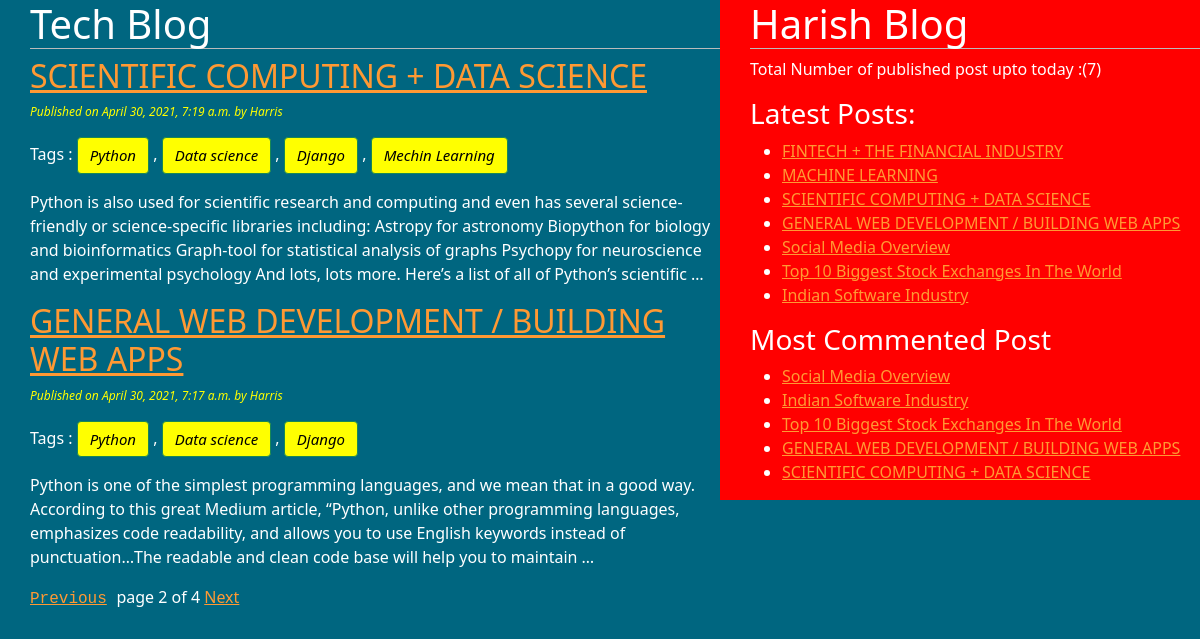
Screenshot of /?page=2 with the database file from the repository.
### blogapp/models.py (models this page shows, shortened)
class Post(models.Model):
    STATUS_CHOICES = (('draft','Draft'),('published','Published'))
    title = models.CharField(max_length = 250)
    slug = models.SlugField(max_length = 250,unique_for_date = 'publish')
    author = models.ForeignKey(User,related_name ='blog_posts',on_delete =models.CASCADE)
    body = models.TextField()
    publish = models.DateTimeField(default = timezone.now)
    created = models.DateTimeField(auto_now_add = True)
    updated = models.DateTimeField(auto_now = True)
    status = models.CharField(max_length = 10,choices = STATUS_CHOICES,default='draft')
    objects = CustomManager()
    tags = TaggableManager()
    class Meta:
        ordering = ('-publish',)
    def get_absolute_url(self):
        return reverse('post_detail',args=[self.publish.strftime('%d'),self.publish.strftime('%m'),self.publish.year,self.slug])

### blogapp/views.py (the view)
# urls.py: path('',views.post_view),
def post_view(request,tag_slag = None):
    post_list = Post.objects.all()
    tag = None
    if tag_slag:
        tag = get_object_or_404(Tag,slug=tag_slag)
        post_list = post_list.filter(tags__in=[tag])
    paginator =Paginator(post_list,2)
    page_number = request.GET.get('page')
    try:
        post_list = paginator.page(page_number)
    except PageNotAnInteger:
        post_list = paginator.page(1)
    except EmptyPage:
        post_list = paginator.page(paginator.num_pages)
    return render (request,'testapp/post_list.html',{'post_list':post_list,'tag':tag})

### blogapp/models.py (called while the page is built)
    def get_queryset(self):
        return super().get_queryset().filter(status='published')

### blogapp/templatetags/blog_tags.py (called while the page is built)
@register.simple_tag(name= 'my_tag')
def total_posts():
    return Post.objects.count()

@register.inclusion_tag('testapp/latest_post123.html')
def show_latest_post(count=3): #default count value is 3
    latest_post = Post.objects.order_by('-publish')[:count]
    return {'latest_post':latest_post}

@register.simple_tag
def get_most_commented_posts(count=5):
    return Post.objects.annotate(total_comments=Count('comments')).order_by('-total_comments')[:count]

### templates/testapp/post_list.html (shortened to what this page needs)
<!DOCTYPE html>
{%extends 'testapp/base.html'%}
  {%block content%}
    <h1>Tech Blog</h1>
    {%for post in post_list%}
    <a href="{{post.get_absolute_url}}"> <h2>{{post.title}}</h2></a>
    <p id = 'date'> Published on {{post.publish}} by {{post.author|title}}</p>
    <p>Tags :
       {% for tag in post.tags.all %}
       <a href="{%url 'post_list_by_tag_name' tag.slug%}" class="btn btn-success" >{{tag.name}}</a>
       {%if not forloop.last%},{%endif%}
        {%endfor%}</p>
    {{post.body|truncatewords:50 | linebreaks}}
    {%endfor%}
     {%include 'testapp/pagination.html' with page=post_list%}
    {%endblock%}

### templates/testapp/base.html (shortened to what this page needs)
<!DOCTYPE html>
{%load blog_tags%}
{%load static%}
<html lang="en" dir="ltr">
  <head>
    <link href="https://cdn.jsdelivr.net/npm/bootstrap@5.0.0-beta3/dist/css/bootstrap.min.css" rel="stylesheet"
>
    <link rel="stylesheet" href="{% static "css/blog1.css" %}">
  </head>
  <body>
    <div class="content">
      {%block content%}{%endblock%}
   </div>
    <div class="sidebar">
        <h1>Harish Blog</h1>
        <p>Total Number of published post upto today :({%my_tag%})</p>
        <h3>Latest Posts:</h3>{%show_latest_post 100%}
        <h3>Most Commented Post</h3>
        {% get_most_commented_posts as most_commented_posts%}
        <ul>
          {%for post in most_commented_posts%}
          <li><a href="{{post.get_absolute_url}}"> {{post.title}}</a></li>
          {%endfor%}
        </ul>
      </div>
  </body>
</html>

### templates/testapp/latest_post123.html
<ul>
  {%for post in latest_post%}
  <li><a href="{{post.get_absolute_url}}"> {{post.title}}</a></li>
  {%endfor%}
</ul>

### static/css/blog1.css (style rules this page uses)
.content { float:left; width:60%; padding:0 0 0 30px; background: #006680; height: 100%; }
.sidebar { float:right; width:40%; padding:0 0 0 30px; background: #ff0000; height: 100%; }
h1 { border-bottom: 1px solid #bbb; padding-bottom: : 20px; }
h2 { color: #ff9933; }
#date { color:yellow; font-size:12px; font-style: italic; }
body { background: #006680; color:white; }
a { color:#ff9933; }
.btn { font-style: italic; background-color: yellow; color: black; text-align: center; font-size: 15px; }

### rows the page displays
Post: title "SCIENTIFIC COMPUTING + DATA SCIENCE", publish "April 30, 2021, 7:19 a.m.", author "Harris", body "Python is also used for scientific research and computing and even has several science-friendly or science-specific libraries including: Astropy for astronomy Biopython for biology and bioinformatics Graph-tool for statistical analysis of graphs Psychopy for neuroscience and experimental psychology And lots, lots more. Here’s a list of all of Python’s scientific …"
Tag: name "Python"
Tag: name "Data science"
Tag: name "Django"
Tag: name "Mechin Learning"
Post: title "GENERAL WEB DEVELOPMENT / BUILDING WEB APPS", publish "April 30, 2021, 7:17 a.m.", author "Harris", body "Python is one of the simplest programming languages, and we mean that in a good way. According to this great Medium article, “Python, unlike other programming languages, emphasizes code readability, and allows you to use English keywords instead of punctuation…The readable and clean code base will help you to maintain …"
Post: title "FINTECH + THE FINANCIAL INDUSTRY"
Post: title "MACHINE LEARNING"
Post: title "Social Media Overview"
Post: title "Top 10 Biggest Stock Exchanges In The World"
Post: title "Indian Software Industry"

### other values shown
{{ page.number }} "2"
{{ page.paginator.num_pages }} "4"
